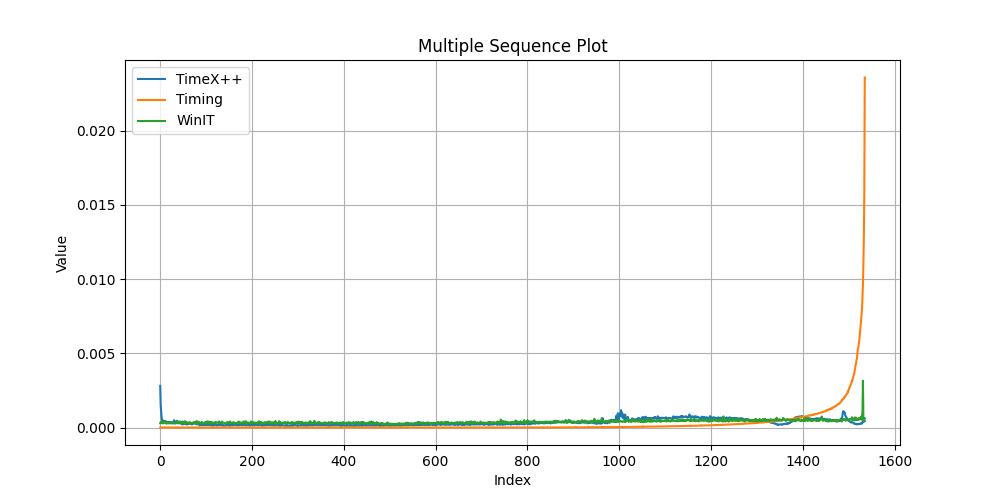

Write the Python code that produced this figure.
import numpy as np
import matplotlib.pyplot as plt

def plot_multiple_sequences(sequences, labels=None, title='Multiple Sequence Plot'):
    """
    Plots multiple 1D sequences on the same figure.
    
    Parameters:
    sequences (list of np.ndarray): A list of 1D numpy arrays to plot.
    labels (list of str, optional): Labels for each sequence.
    title (str, optional): Title of the plot.
    """
    plt.figure(figsize=(10, 5))
    
    for i, seq in enumerate(sequences):
        label = labels[i] if labels is not None else f'Sequence {i+1}'
        plt.plot(seq, label=label)
    
    plt.xlabel('Index')
    plt.ylabel('Value')
    plt.title(title)
    plt.legend()
    plt.grid(True)
    plt.savefig('test.png')
    plt.show()

# Example usage:
if __name__ == "__main__":
    seq1 = np.load("/home/server35/hyeongwon_workspace/Time-Series-XAI/results_pred/mimic3_state_timex++_result_0_42.npy")
    seq2 = np.load("/home/server35/hyeongwon_workspace/Time-Series-XAI/results_pred/mimic3_state_timing_sample50_seg50_min10_max48_result_0_42.npy")
    seq3 = np.load("/home/server35/hyeongwon_workspace/Time-Series-XAI/results_pred/mimic3_state_winit_result_0_42.npy")
    
    sequences = [seq1, seq2, seq3]
    labels = ['TimeX++', 'Timing', 'WinIT']
    
    plot_multiple_sequences(sequences, labels)
